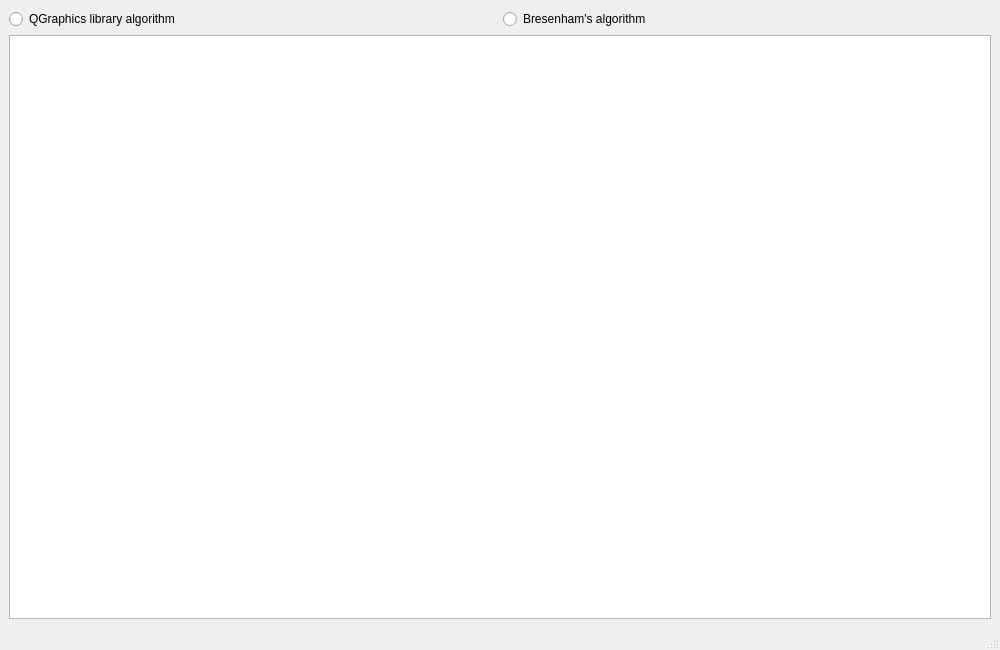
<?xml version="1.0" encoding="UTF-8"?>
<ui version="4.0">
 <class>MainWindow</class>
 <widget class="QMainWindow" name="MainWindow">
  <property name="geometry">
   <rect>
    <x>0</x>
    <y>0</y>
    <width>1000</width>
    <height>650</height>
   </rect>
  </property>
  <property name="minimumSize">
   <size>
    <width>1000</width>
    <height>650</height>
   </size>
  </property>
  <property name="maximumSize">
   <size>
    <width>1000</width>
    <height>650</height>
   </size>
  </property>
  <property name="windowTitle">
   <string>polygon-editor</string>
  </property>
  <widget class="QWidget" name="centralwidget">
   <layout class="QVBoxLayout" name="verticalLayout">
    <item>
     <layout class="QHBoxLayout" name="horizontalLayout">
      <item>
       <widget class="QRadioButton" name="radioButton_QGraphics">
        <property name="text">
         <string>QGraphics library algorithm</string>
        </property>
       </widget>
      </item>
      <item>
       <widget class="QRadioButton" name="radioButton_Bresenham">
        <property name="text">
         <string>Bresenham's algorithm</string>
        </property>
       </widget>
      </item>
     </layout>
    </item>
    <item>
     <widget class="QGraphicsView" name="graphicsView">
      <property name="renderHints">
       <set>QPainter::RenderHint::Antialiasing|QPainter::RenderHint::TextAntialiasing</set>
      </property>
     </widget>
    </item>
   </layout>
  </widget>
  <widget class="QMenuBar" name="menubar">
   <property name="geometry">
    <rect>
     <x>0</x>
     <y>0</y>
     <width>1000</width>
     <height>21</height>
    </rect>
   </property>
  </widget>
  <widget class="QStatusBar" name="statusbar"/>
 </widget>
 <resources/>
 <connections/>
</ui>
